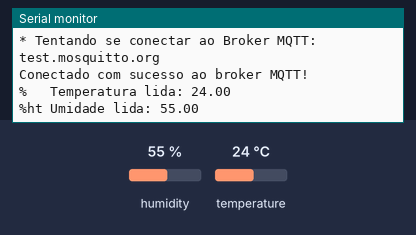
A sketch run on a simulated ESP8266 (NodeMCU). On the bench: the last lines printed to the serial monitor. The test bench sets the inputs (shaded band); at power-on: humidity 55 %, temperature 24 °C. WiFi joins after 1.5 s; servers stay silent unless stated; no MQTT or app messages arrive unless stated.

Above: at 2.7 s.
2.8 s: humidity set to 22 %
At 4.1 s:
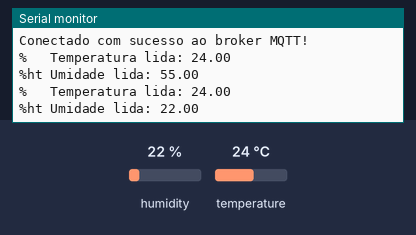
4.3 s: temperature set to 12 °C
5.8 s: humidity set to 40 %
At 5.8 s:
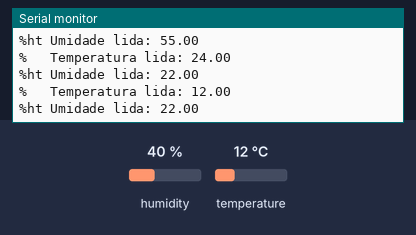
Timing chart, 0 to 8.8 s (numbered marks = the images above; inputs shaded):
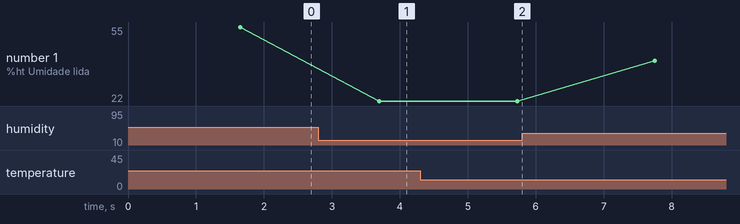

Measured:
- after the input at 2.8 s, the serial monitor: prints a new line after 0.90 s (image 1)
- plotted number 1: 55 → 22 after the input at 2.8 s, 22 → 40 after the input at 5.8 s

The sketch:

projInstrumentacao.ino
```cpp
//http://www.clubedohardware.com.br/forums/topic/1134300-esp8266-a-pequena-maravilha-para-comunica%C3%A7%C3%A3o-wifi/?page=85
// /\ link de como fazer autenticação
#include <PubSubClient.h>
#include "DHT.h"
#include <ESP8266WiFi.h>
#include <Adafruit_Sensor.h>

#define DHTTYPE DHT11   // DHT 11

//defines - mapeamento de pinos do NodeMCU
#define D0    16
#define D1    5
#define D2    4
#define D3    0
#define D4    2
#define D5    14
#define D6    12
#define D7    13
#define D8    15
#define D9    3
#define D10   1

//#define TOPICO_SUB_TEMP "MQTTEnviaTemp" //topico de escuta
#define TOPICO_PUB_TEMP "MQTTEnviaTemp" //envio de informações para broker mqtt
#define TOPICO_SUBSCRIBE "MQTTRecebe"
#define TOPICO_PUB_UMAR "MQTTEnviaUmid"
#define ID_MQTT "RENAN2-PC 6476"


const char* BROKER_MQTT = "test.mosquitto.org";
int BROKER_PORT = 1883;
WiFiClient espClient; //cria objeto espClient
PubSubClient MQTT(espClient); //variável armazena estado atual da saída

// nome e senha wifi pra roteamento pelo notebook
//const char* ssid = "RENAN2-PC 6476";
//const char* password = ";P16850u";

//const char* ssid = "motore";
//const char* password = "12345678";

const char* ssid = "Renan";
const char* password = "1234567890";

// Web Server on port 80
WiFiServer server(80);

// DHT Sensor
const int DHTPin = 5;
// Initialize DHT sensor.
DHT dht(DHTPin, DHTTYPE);


// Temporary variables
static char celsiusTemp[7];
static char fahrenheitTemp[7];
static char humidityTemp[7];


//protótopos
void VerificaConexoesWiFIEMQTT(void);
void mqtt_callback(char* topic,byte* payload, unsigned int length);
void initMQTT();
void reconnectMQTT();
void EnviaEstadoOutputMQTT();
void initSerial();
void initWiFi();
void reconnectWiFi();
void enviaTemperatura();

// only runs once on boot
void setup() {


  //inicializações:
    initSerial();
    initWiFi();
    initMQTT();

  // Initializing serial port for debugging purposes
  /*
  Serial.begin(9600);
  delay(10);

  dht.begin();

  // Connecting to WiFi network
  Serial.println();
  Serial.print("Connecting to ");
  Serial.println(ssid);

  WiFi.begin(ssid, password);

  while (WiFi.status() != WL_CONNECTED) {
    delay(500);
    Serial.print(".");
  }
  Serial.println("");
  Serial.println("WiFi connected");

  // Starting the web server
  server.begin();
  Serial.println("Web server running. Waiting for the ESP IP...");
  delay(10000);

  // Printing the ESP IP address
  Serial.println(WiFi.localIP());
  */
}


//Função: inicializa comunicação serial com baudrate 115200 (para fins de monitorar no terminal serial
//        o que está acontecendo.
//Parâmetros: nenhum
//Retorno: nenhum
void initSerial()
{
    Serial.begin(9600);
}


//Função: inicializa e conecta-se na rede WI-FI desejada
//Parâmetros: nenhum
//Retorno: nenhum
void initWiFi()
{
    delay(10);
    Serial.println("------Conexao WI-FI------");
    Serial.print("Conectando-se na rede: ");
    Serial.println(ssid);
    Serial.println("Aguarde");

    reconnectWiFi();
}


void initMQTT(){
  MQTT.setServer(BROKER_MQTT, BROKER_PORT); //informa broker e porta a ser conectado
  MQTT.setCallback(mqtt_callback); //atribui função de chamada
}

void mqtt_callback(char* topic, byte* payload, unsigned int length){
  String msg;

  //obtem string do payload recebido
  for(int i = 0; i < length; i++){
    char c = (char)payload[i];
    msg += c;
  }
}

//Função: verifica o estado das conexões WiFI e ao broker MQTT.
//        Em caso de desconexão (qualquer uma das duas), a conexão
//        é refeita.
//Parâmetros: nenhum
//Retorno: nenhum
void VerificaConexoesWiFIEMQTT(void)
{
    if(!MQTT.connected()){
        reconnectMQTT(); //se não há conexão com o Broker, a conexão é refeita
    }
    if(WiFi.status() != WL_CONNECTED){
      reconnectWiFi(); //se não há conexão com o WiFI, a conexão é refeita
    }

}


//Função: reconecta-se ao broker MQTT (caso ainda não esteja conectado ou em caso de a conexão cair)
//        em caso de sucesso na conexão ou reconexão, o subscribe dos tópicos é refeito.
//Parâmetros: nenhum
//Retorno: nenhum
void reconnectMQTT()
{
    while (!MQTT.connected())
    {
        Serial.print("* Tentando se conectar ao Broker MQTT: ");
        Serial.println(BROKER_MQTT);
        if (MQTT.connect(ID_MQTT))
        {
            Serial.println("Conectado com sucesso ao broker MQTT!");
            MQTT.subscribe(TOPICO_SUBSCRIBE);
        }
        else
        {
            Serial.println("Falha ao reconectar no broker.");
            Serial.println("Nova tentativa de conexao em 2s...");
            delay(2000);
        }
    }
}


//Função: reconecta-se ao WiFi
//Parâmetros: nenhum
//Retorno: nenhum
void reconnectWiFi()
{
    //se já está conectado a rede WI-FI, nada é feito.
    //Caso contrário, são efetuadas tentativas de conexão
    if (WiFi.status() == WL_CONNECTED)
        return;

    WiFi.begin(ssid, password); // Conecta na rede WI-FI

    while (WiFi.status() != WL_CONNECTED)
    {
        delay(100);
        Serial.print(".");
    }

    Serial.println();
    Serial.print("Conectado com sucesso na rede ");
    Serial.print(ssid);
    Serial.println("IP obtido: ");
    Serial.println(WiFi.localIP());
}


//Função: envia ao Broker o estado atual do output
//Parâmetros: nenhum
//Retorno: nenhum
void EnviaEstadoOutputMQTT(void){
    /*
    if (EstadoSaida == '0')
      MQTT.publish(TOPICO_PUBLISH, "D");

    if (EstadoSaida == '1')
      MQTT.publish(TOPICO_PUBLISH, "L");

    Serial.println("- Estado da saida D0 enviado ao broker!");
    delay(1000);
    */
}

void enviaTemperatura(void){
  MQTT.publish("hello","Hello CRL");
  float t = dht.readTemperature();
  dtostrf(t,6,2,celsiusTemp);
  MQTT.publish(TOPICO_PUB_TEMP,celsiusTemp);
    Serial.print("%\t Temperatura lida: ");
    Serial.println(t);

  float ht = dht.readHumidity();
  dtostrf(ht,6,2,humidityTemp);
  MQTT.publish(TOPICO_PUB_UMAR,humidityTemp);
  Serial.print("%ht Umidade lida: ");
  Serial.println(ht);

  delay(2000);
}

// runs over and over again
void loop() {


  //garante funcionamento das conexões WiFi e ao broker MQTT
  VerificaConexoesWiFIEMQTT();

  enviaTemperatura();

  //keep-alive da comunicação com broker MQTT
  MQTT.loop();

  // Listenning for new clients
  WiFiClient client = server.available();
  /*
  if (client) {
    Serial.println("New client");
    // bolean to locate when the http request ends
    boolean blank_line = true;
    while (client.connected()) {
      if (client.available()) {
        char c = client.read();

        if (c == '\n' && blank_line) {
            // Sensor readings may also be up to 2 seconds 'old' (its a very slow sensor)
            float h = dht.readHumidity();
            // Read temperature as Celsius (the default)
            float t = dht.readTemperature();
            // Read temperature as Fahrenheit (isFahrenheit = true)
            float f = dht.readTemperature(true);
            // Check if any reads failed and exit early (to try again).
            if (isnan(h) || isnan(t) || isnan(f)) {
              Serial.println("Failed to read from DHT sensor!");
              strcpy(celsiusTemp,"Failed");
              strcpy(fahrenheitTemp, "Failed");
              strcpy(humidityTemp, "Failed");
            }
            else{
              // Computes temperature values in Celsius + Fahrenheit and Humidity
              float hic = dht.computeHeatIndex(t, h, false);
              dtostrf(hic, 6, 2, celsiusTemp);
              float hif = dht.computeHeatIndex(f, h);
              dtostrf(hif, 6, 2, fahrenheitTemp);
              dtostrf(h, 6, 2, humidityTemp);
              // You can delete the following Serial.print's, it's just for debugging purposes
              Serial.print("Humidity: ");
              Serial.print(h);
              Serial.print(" %\t Temperature: ");
              Serial.print(t);
              Serial.print(" *C ");
              Serial.print(f);
              Serial.print(" *F\t Heat index: ");
              Serial.print(hic);
              Serial.print(" *C ");
              Serial.print(hif);
              Serial.print(" *F");
              Serial.print("Humidity: ");
              Serial.print(h);
              Serial.print(" %\t Temperature: ");
              Serial.print(t);
              Serial.print(" *C ");
              Serial.print(f);
              Serial.print(" *F\t Heat index: ");
              Serial.print(hic);
              Serial.print(" *C ");
              Serial.print(hif);
              Serial.println(" *F");
            }
            client.println("HTTP/1.1 200 OK");
            client.println("Content-Type: text/html");
            client.println("Connection: close");
            client.println();
            // your actual web page that displays temperature and humidity
            client.println("<!DOCTYPE HTML>");
            client.println("<html>");
            client.println("<head></head><body><h1>ESP8266 - Temperature and Humidity</h1><h3>Temperature in Celsius: ");
            client.println(celsiusTemp);
            client.println("*C</h3><h3>Temperature in Fahrenheit: ");
            client.println(fahrenheitTemp);
            client.println("*F</h3><h3>Humidity: ");
            client.println(humidityTemp);
            client.println("%</h3><h3>");
            client.println("</body></html>");
            break;
        }
        if (c == '\n') {
          // when starts reading a new line
          blank_line = true;
        }
        else if (c != '\r') {
          // when finds a character on the current line
          blank_line = false;
        }
      }
    }
    // closing the client connection
    delay(1);
    client.stop();
    Serial.println("Client disconnected.");
  }
  */
}
```
